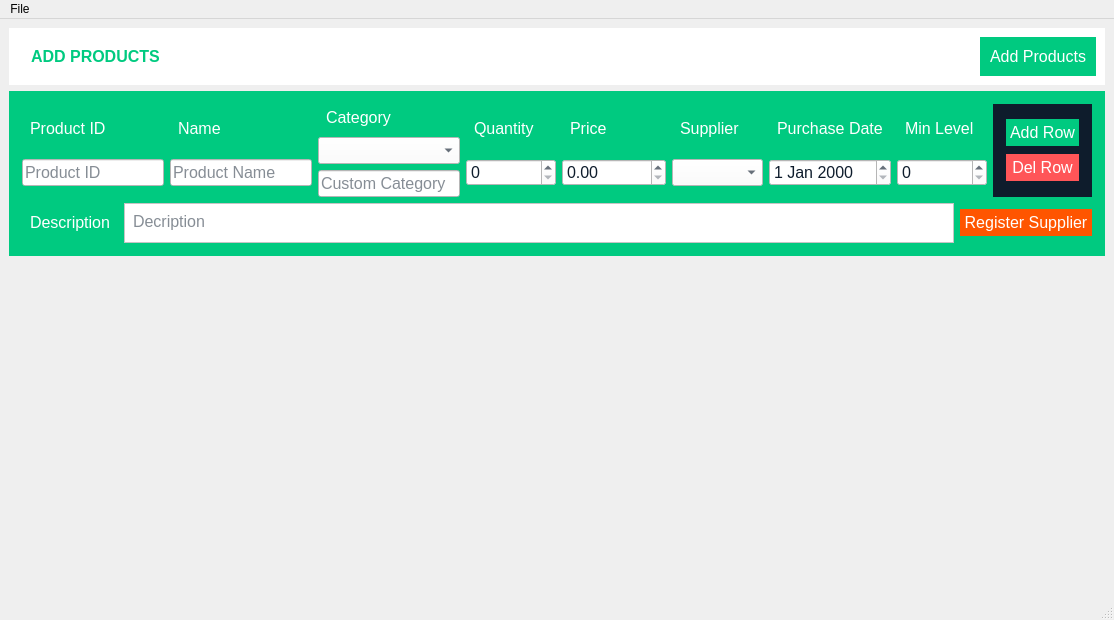
<?xml version="1.0" encoding="UTF-8"?>
<ui version="4.0">
 <class>AddProduct</class>
 <widget class="QMainWindow" name="AddProduct">
  <property name="geometry">
   <rect>
    <x>0</x>
    <y>0</y>
    <width>1114</width>
    <height>620</height>
   </rect>
  </property>
  <property name="windowTitle">
   <string>Add Products</string>
  </property>
  <property name="windowIcon">
   <iconset>
    <normalon>:/resources/dashboard-icons/product-add.svg</normalon>
   </iconset>
  </property>
  <widget class="QWidget" name="centralwidget">
   <layout class="QHBoxLayout" name="horizontalLayout">
    <item>
     <layout class="QVBoxLayout" name="verticalLayout">
      <item>
       <widget class="QFrame" name="gridFrame">
        <property name="sizePolicy">
         <sizepolicy hsizetype="Preferred" vsizetype="Fixed">
          <horstretch>0</horstretch>
          <verstretch>0</verstretch>
         </sizepolicy>
        </property>
        <property name="styleSheet">
         <string notr="true">background-color: rgb(255, 255, 255);
</string>
        </property>
        <layout class="QHBoxLayout" name="horizontalLayout_2">
         <item>
          <widget class="QLabel" name="label_2">
           <property name="sizePolicy">
            <sizepolicy hsizetype="Fixed" vsizetype="Fixed">
             <horstretch>0</horstretch>
             <verstretch>0</verstretch>
            </sizepolicy>
           </property>
           <property name="text">
            <string/>
           </property>
           <property name="pixmap">
            <pixmap resource="resources.qrc">:/resources/dashboard-icons/product-add.svg</pixmap>
           </property>
           <property name="scaledContents">
            <bool>true</bool>
           </property>
          </widget>
         </item>
         <item>
          <widget class="QLabel" name="label">
           <property name="font">
            <font>
             <pointsize>12</pointsize>
             <bold>true</bold>
            </font>
           </property>
           <property name="styleSheet">
            <string notr="true">color: rgb(0, 202, 128);</string>
           </property>
           <property name="text">
            <string>ADD PRODUCTS</string>
           </property>
          </widget>
         </item>
         <item>
          <widget class="QPushButton" name="Add_Products_btn">
           <property name="sizePolicy">
            <sizepolicy hsizetype="Fixed" vsizetype="Fixed">
             <horstretch>0</horstretch>
             <verstretch>0</verstretch>
            </sizepolicy>
           </property>
           <property name="maximumSize">
            <size>
             <width>16777215</width>
             <height>40</height>
            </size>
           </property>
           <property name="font">
            <font>
             <pointsize>12</pointsize>
            </font>
           </property>
           <property name="styleSheet">
            <string notr="true">QPushButton{
border:none;
color: rgb(255, 255, 255);
background-color: #00CA80;
padding:10px;
}
QPushButton:hover{
background-color: rgb(0, 147, 93);
}</string>
           </property>
           <property name="text">
            <string>Add Products</string>
           </property>
          </widget>
         </item>
        </layout>
       </widget>
      </item>
      <item>
       <widget class="QFrame" name="horizontalFrame">
        <property name="sizePolicy">
         <sizepolicy hsizetype="Preferred" vsizetype="Fixed">
          <horstretch>0</horstretch>
          <verstretch>0</verstretch>
         </sizepolicy>
        </property>
        <property name="styleSheet">
         <string notr="true">QFrame{
background-color: rgb(0, 202, 128);
color: rgb(255, 255, 255);
padding: 4px;
}
QLineEdit{
background-color: rgb(255, 255, 255);
color: rgb(14, 28, 44);
}</string>
        </property>
        <layout class="QVBoxLayout" name="verticalLayout_12">
         <item>
          <layout class="QHBoxLayout" name="horizontalLayout_5">
           <item>
            <layout class="QVBoxLayout" name="verticalLayout_3">
             <item>
              <widget class="QLabel" name="label_9">
               <property name="sizePolicy">
                <sizepolicy hsizetype="Preferred" vsizetype="Fixed">
                 <horstretch>0</horstretch>
                 <verstretch>0</verstretch>
                </sizepolicy>
               </property>
               <property name="font">
                <font>
                 <pointsize>12</pointsize>
                </font>
               </property>
               <property name="text">
                <string>Product ID</string>
               </property>
              </widget>
             </item>
             <item>
              <widget class="QLineEdit" name="produt_edit_lineEdit">
               <property name="sizePolicy">
                <sizepolicy hsizetype="Fixed" vsizetype="Fixed">
                 <horstretch>0</horstretch>
                 <verstretch>0</verstretch>
                </sizepolicy>
               </property>
               <property name="font">
                <font>
                 <pointsize>12</pointsize>
                </font>
               </property>
               <property name="styleSheet">
                <string notr="true">background-color: rgb(255, 255, 255);
color: rgb(14, 28, 44);</string>
               </property>
               <property name="placeholderText">
                <string>Product ID</string>
               </property>
              </widget>
             </item>
            </layout>
           </item>
           <item>
            <layout class="QVBoxLayout" name="verticalLayout_7">
             <item>
              <widget class="QLabel" name="label_8">
               <property name="sizePolicy">
                <sizepolicy hsizetype="Preferred" vsizetype="Fixed">
                 <horstretch>0</horstretch>
                 <verstretch>0</verstretch>
                </sizepolicy>
               </property>
               <property name="font">
                <font>
                 <pointsize>12</pointsize>
                </font>
               </property>
               <property name="text">
                <string>Name</string>
               </property>
              </widget>
             </item>
             <item>
              <widget class="QLineEdit" name="name_lineEdit">
               <property name="sizePolicy">
                <sizepolicy hsizetype="Fixed" vsizetype="Fixed">
                 <horstretch>0</horstretch>
                 <verstretch>0</verstretch>
                </sizepolicy>
               </property>
               <property name="font">
                <font>
                 <pointsize>12</pointsize>
                </font>
               </property>
               <property name="styleSheet">
                <string notr="true">background-color: rgb(255, 255, 255);
color: rgb(14, 28, 44);</string>
               </property>
               <property name="placeholderText">
                <string>Product Name</string>
               </property>
              </widget>
             </item>
            </layout>
           </item>
           <item>
            <layout class="QVBoxLayout" name="verticalLayout_6">
             <item>
              <widget class="QLabel" name="label_7">
               <property name="sizePolicy">
                <sizepolicy hsizetype="Preferred" vsizetype="Fixed">
                 <horstretch>0</horstretch>
                 <verstretch>0</verstretch>
                </sizepolicy>
               </property>
               <property name="font">
                <font>
                 <pointsize>12</pointsize>
                </font>
               </property>
               <property name="text">
                <string>Category</string>
               </property>
              </widget>
             </item>
             <item>
              <widget class="QComboBox" name="category_comboBox">
               <property name="font">
                <font>
                 <pointsize>12</pointsize>
                </font>
               </property>
               <property name="styleSheet">
                <string notr="true">background-color: rgb(255, 255, 255);
color: rgb(14, 28, 44);</string>
               </property>
              </widget>
             </item>
             <item>
              <widget class="QLineEdit" name="lineEdit_category">
               <property name="sizePolicy">
                <sizepolicy hsizetype="Preferred" vsizetype="Fixed">
                 <horstretch>0</horstretch>
                 <verstretch>0</verstretch>
                </sizepolicy>
               </property>
               <property name="font">
                <font>
                 <pointsize>12</pointsize>
                </font>
               </property>
               <property name="placeholderText">
                <string>Custom Category</string>
               </property>
              </widget>
             </item>
            </layout>
           </item>
           <item>
            <layout class="QVBoxLayout" name="verticalLayout_11">
             <item>
              <widget class="QLabel" name="label_6">
               <property name="sizePolicy">
                <sizepolicy hsizetype="Preferred" vsizetype="Fixed">
                 <horstretch>0</horstretch>
                 <verstretch>0</verstretch>
                </sizepolicy>
               </property>
               <property name="font">
                <font>
                 <pointsize>12</pointsize>
                </font>
               </property>
               <property name="text">
                <string>Quantity</string>
               </property>
              </widget>
             </item>
             <item>
              <widget class="QSpinBox" name="quantity_spinBox">
               <property name="font">
                <font>
                 <pointsize>12</pointsize>
                </font>
               </property>
               <property name="styleSheet">
                <string notr="true">background-color: rgb(255, 255, 255);
color: rgb(14, 28, 44);</string>
               </property>
               <property name="maximum">
                <number>999999999</number>
               </property>
              </widget>
             </item>
            </layout>
           </item>
           <item>
            <layout class="QVBoxLayout" name="verticalLayout_8">
             <item>
              <widget class="QLabel" name="label_5">
               <property name="sizePolicy">
                <sizepolicy hsizetype="Preferred" vsizetype="Fixed">
                 <horstretch>0</horstretch>
                 <verstretch>0</verstretch>
                </sizepolicy>
               </property>
               <property name="font">
                <font>
                 <pointsize>12</pointsize>
                </font>
               </property>
               <property name="text">
                <string>Price</string>
               </property>
              </widget>
             </item>
             <item>
              <widget class="QDoubleSpinBox" name="price_doubleSpinBox">
               <property name="font">
                <font>
                 <pointsize>12</pointsize>
                </font>
               </property>
               <property name="styleSheet">
                <string notr="true">background-color: rgb(255, 255, 255);
color: rgb(14, 28, 44);</string>
               </property>
               <property name="maximum">
                <double>99999999999999995287335453651211007997446182781858083179085387749785952239205787068995699003416510776387310061494932420984963311567802202010637287727642443776.000000000000000</double>
               </property>
              </widget>
             </item>
            </layout>
           </item>
           <item>
            <layout class="QVBoxLayout" name="verticalLayout_9">
             <item>
              <widget class="QLabel" name="label_3">
               <property name="sizePolicy">
                <sizepolicy hsizetype="Preferred" vsizetype="Fixed">
                 <horstretch>0</horstretch>
                 <verstretch>0</verstretch>
                </sizepolicy>
               </property>
               <property name="font">
                <font>
                 <pointsize>12</pointsize>
                </font>
               </property>
               <property name="text">
                <string>Supplier</string>
               </property>
              </widget>
             </item>
             <item>
              <widget class="QComboBox" name="supplier_comboBox">
               <property name="font">
                <font>
                 <pointsize>12</pointsize>
                </font>
               </property>
               <property name="styleSheet">
                <string notr="true">background-color: rgb(255, 255, 255);
color: rgb(14, 28, 44);</string>
               </property>
              </widget>
             </item>
            </layout>
           </item>
           <item>
            <layout class="QVBoxLayout" name="verticalLayout_10">
             <item>
              <widget class="QLabel" name="label_4">
               <property name="sizePolicy">
                <sizepolicy hsizetype="Preferred" vsizetype="Fixed">
                 <horstretch>0</horstretch>
                 <verstretch>0</verstretch>
                </sizepolicy>
               </property>
               <property name="font">
                <font>
                 <pointsize>12</pointsize>
                </font>
               </property>
               <property name="text">
                <string>Purchase Date</string>
               </property>
              </widget>
             </item>
             <item>
              <widget class="QDateEdit" name="purchase_Date_dateEdit">
               <property name="font">
                <font>
                 <pointsize>12</pointsize>
                </font>
               </property>
               <property name="styleSheet">
                <string notr="true">background-color: rgb(255, 255, 255);
color: rgb(14, 28, 44);</string>
               </property>
              </widget>
             </item>
            </layout>
           </item>
           <item>
            <layout class="QVBoxLayout" name="verticalLayout_4">
             <item>
              <widget class="QLabel" name="label_10">
               <property name="sizePolicy">
                <sizepolicy hsizetype="Preferred" vsizetype="Fixed">
                 <horstretch>0</horstretch>
                 <verstretch>0</verstretch>
                </sizepolicy>
               </property>
               <property name="font">
                <font>
                 <pointsize>12</pointsize>
                </font>
               </property>
               <property name="text">
                <string>Min Level</string>
               </property>
              </widget>
             </item>
             <item>
              <widget class="QSpinBox" name="min_stock_level_spinBox">
               <property name="font">
                <font>
                 <pointsize>12</pointsize>
                </font>
               </property>
               <property name="styleSheet">
                <string notr="true">background-color: rgb(255, 255, 255);
color: rgb(14, 28, 44);</string>
               </property>
              </widget>
             </item>
            </layout>
           </item>
           <item>
            <widget class="QFrame" name="verticalFrame">
             <property name="styleSheet">
              <string notr="true">background-color: rgb(14, 28, 44);</string>
             </property>
             <layout class="QVBoxLayout" name="verticalLayout_5">
              <item>
               <widget class="QPushButton" name="ADD_Row_btn">
                <property name="font">
                 <font>
                  <pointsize>12</pointsize>
                 </font>
                </property>
                <property name="styleSheet">
                 <string notr="true">QPushButton{
	background-color: rgb(0, 202, 128);
	color: rgb(255, 255, 255);
	border: none;
	padding: 4px;
}

QPushButton:hover{
	background-color: rgb(0, 138, 87);
	color: rgb(255, 255, 255);
	border: none;
	padding: 4px;
}</string>
                </property>
                <property name="text">
                 <string>Add Row</string>
                </property>
               </widget>
              </item>
              <item>
               <widget class="QPushButton" name="Del_Row_btn">
                <property name="font">
                 <font>
                  <pointsize>12</pointsize>
                 </font>
                </property>
                <property name="styleSheet">
                 <string notr="true">QPushButton{
	background-color: rgb(255, 85, 88);
	color: rgb(255, 255, 255);
	border: none;
	padding: 4px;
}

QPushButton:hover{
	background-color: rgb(189, 63, 67);
	color: rgb(255, 255, 255);
	border: none;
	padding: 4px;
}</string>
                </property>
                <property name="text">
                 <string>Del Row</string>
                </property>
                <property name="shortcut">
                 <string>Del</string>
                </property>
               </widget>
              </item>
             </layout>
            </widget>
           </item>
          </layout>
         </item>
         <item>
          <layout class="QHBoxLayout" name="horizontalLayout_3">
           <item>
            <widget class="QLabel" name="label_11">
             <property name="sizePolicy">
              <sizepolicy hsizetype="Fixed" vsizetype="Fixed">
               <horstretch>0</horstretch>
               <verstretch>0</verstretch>
              </sizepolicy>
             </property>
             <property name="font">
              <font>
               <pointsize>12</pointsize>
              </font>
             </property>
             <property name="text">
              <string>Description</string>
             </property>
            </widget>
           </item>
           <item>
            <widget class="QPlainTextEdit" name="description_plainTextEdit">
             <property name="sizePolicy">
              <sizepolicy hsizetype="Expanding" vsizetype="Fixed">
               <horstretch>0</horstretch>
               <verstretch>0</verstretch>
              </sizepolicy>
             </property>
             <property name="maximumSize">
              <size>
               <width>16777215</width>
               <height>40</height>
              </size>
             </property>
             <property name="font">
              <font>
               <pointsize>12</pointsize>
              </font>
             </property>
             <property name="styleSheet">
              <string notr="true">background-color: rgb(255, 255, 255);
color: rgb(14, 28, 44);</string>
             </property>
             <property name="placeholderText">
              <string>Decription</string>
             </property>
            </widget>
           </item>
           <item>
            <widget class="QPushButton" name="register_supplier_btn">
             <property name="font">
              <font>
               <pointsize>12</pointsize>
              </font>
             </property>
             <property name="cursor">
              <cursorShape>PointingHandCursor</cursorShape>
             </property>
             <property name="styleSheet">
              <string notr="true">QPushButton{
	background-color: rgb(255, 85, 0);
	color: rgb(255, 255, 255);
	border: none;
outline: none;
	padding: 4px;
}

QPushButton:hover{
	background-color: rgb(167, 56, 0);
	color: rgb(255, 255, 255);
	border: none;
	padding: 4px;
}</string>
             </property>
             <property name="text">
              <string>Register Supplier</string>
             </property>
            </widget>
           </item>
          </layout>
         </item>
        </layout>
       </widget>
      </item>
      <item>
       <widget class="QFrame" name="frame">
        <property name="styleSheet">
         <string notr="true">QTableView {
    border: 1px solid #d3d3d3;  /* Border around the entire table */
    selection-background-color: #a1c4fd;  /* Background color for selected cells */
    selection-color: white;  /* Text color for selected cells */
    alternate-background-color: #f2f2f2;  /* Background color for alternate rows */
    gridline-color: #cccccc;  /* Color of gridlines separating cells */
    background-color: #ffffff;  /* Background color of the table */
}

/* Styling for individual cells */
QTableView::item {
    padding: 2px;  /* Padding inside each cell */
	font-size:12px;
    color: black;  /* Default text color */
    background-color: white;  /* Default background color of cells */
}

/* Styling for selected cells */
QTableView::item:selected {
    background-color: rgb(0, 202, 128);  /* Background color for selected cells */
    color: white;  /* Text color for selected cells */
}

/* Row Styling (for alternate rows) */
QTableView::item:alternate {
    background-color: #f9f9f9;  /* Background color for alternate rows */
}

/* Styling for header cells */
QHeaderView::section {
    background-color: #2c3e50;  /* Header background color */
    color: white;  /* Header text color */
    padding: 5px;  /* Padding for header cells */
    font-weight: bold;  /* Bold font for header text */
    text-align: center;  /* Center-align header text */
}

/* Header horizontal lines */
QHeaderView::section:horizontal {
    border-right: 1px solid #d3d3d3;  /* Border between header cells */
}

/* For sorting indicators in the header */
QHeaderView::indicator:checked {
    background-color: #0078d4;  /* Sorting indicator background color */
}
</string>
        </property>
        <layout class="QHBoxLayout" name="table_horizontalLayout"/>
       </widget>
      </item>
     </layout>
    </item>
   </layout>
  </widget>
  <widget class="QMenuBar" name="menubar">
   <property name="geometry">
    <rect>
     <x>0</x>
     <y>0</y>
     <width>1114</width>
     <height>21</height>
    </rect>
   </property>
   <widget class="QMenu" name="menuFile">
    <property name="title">
     <string>File</string>
    </property>
    <addaction name="actionDel_Row"/>
   </widget>
   <addaction name="menuFile"/>
  </widget>
  <widget class="QStatusBar" name="statusbar"/>
  <action name="actionDel_Row">
   <property name="text">
    <string>Del Row</string>
   </property>
   <property name="shortcut">
    <string>Del</string>
   </property>
  </action>
 </widget>
 <resources>
  <include location="resources.qrc"/>
 </resources>
 <connections/>
</ui>
